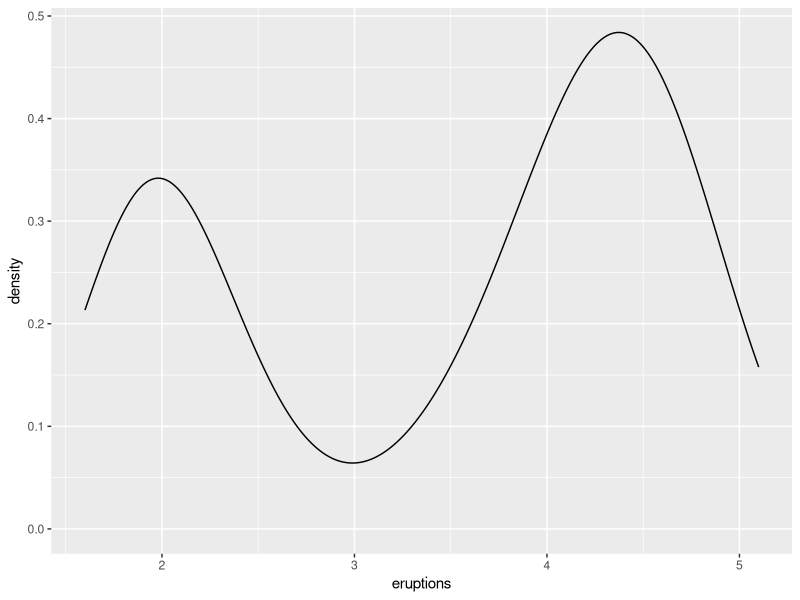
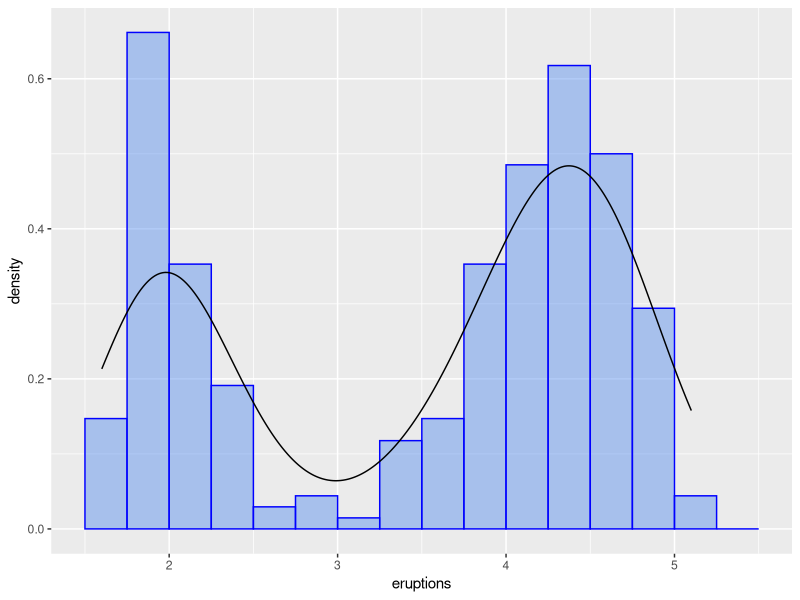
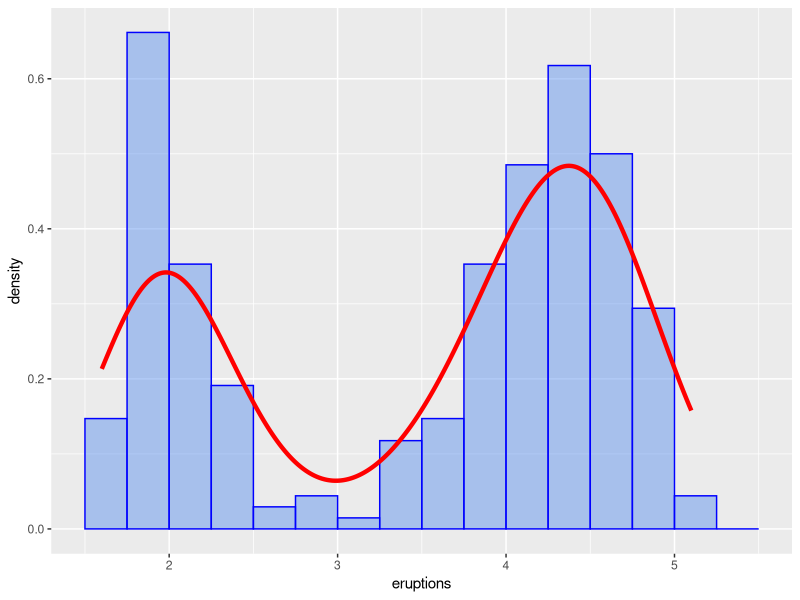
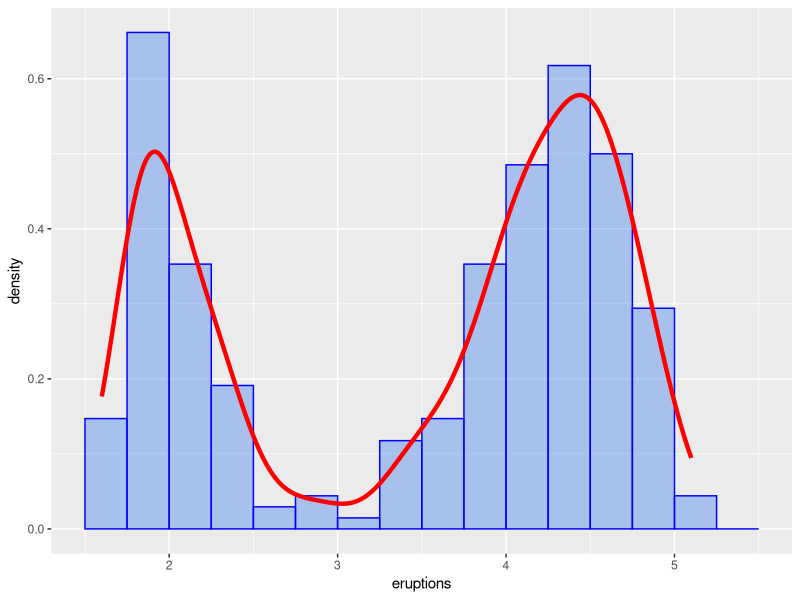
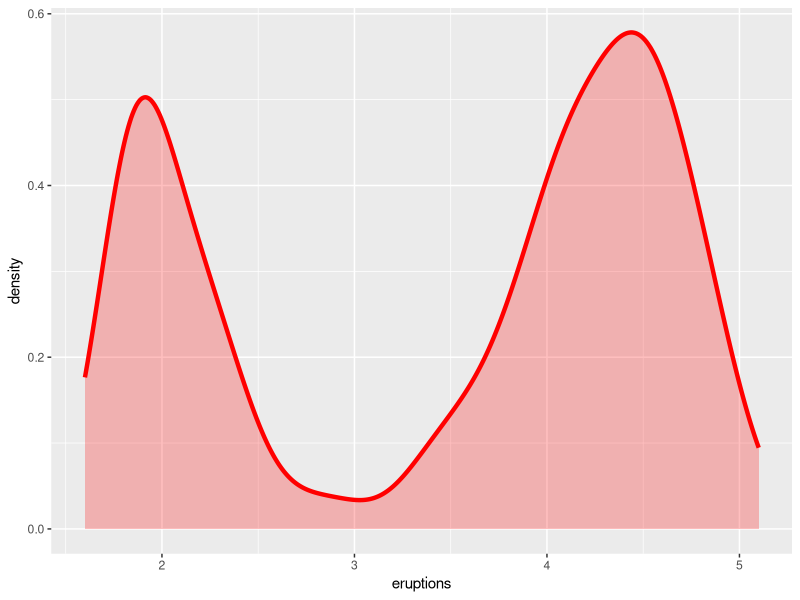

The R script that drew these images, in order:
## ---- chunk 1
knitr::opts_chunk$set(echo = TRUE, error = TRUE)
## ---- chunk 2
library(ggplot2)
ggplot(faithful, aes(x = eruptions)) +
  geom_density()
## ---- chunk 3
ggplot(faithful, aes(x = eruptions, y = after_stat(density))) +
  geom_histogram(breaks = seq(1.5, 5.5, .25), color = "blue",
                 fill = "cornflowerblue", alpha = .5) +
  geom_density()
## ---- chunk 4
ggplot(faithful, aes(x = eruptions, y = after_stat(density))) +
  geom_histogram(breaks = seq(1.5, 5.5, .25), color = "blue",
                 fill = "cornflowerblue", alpha = .5) +
  geom_density(linewidth = 1.5, color = "red")
## ---- chunk 5
ggplot(faithful, aes(x = eruptions, y = after_stat(density))) +
  geom_histogram(breaks = seq(1.5, 5.5, .25), color = "blue",
                 fill = "cornflowerblue", alpha = .5) +
  geom_density(adjust = 0.5, linewidth = 1.5, color = "red")
## ---- chunk 6
ggplot(faithful, aes(x = eruptions, y = after_stat(density))) +
  geom_density(adjust = 0.5, linewidth = 1.5, color = "red",
               fill = "red", alpha = 0.25)
